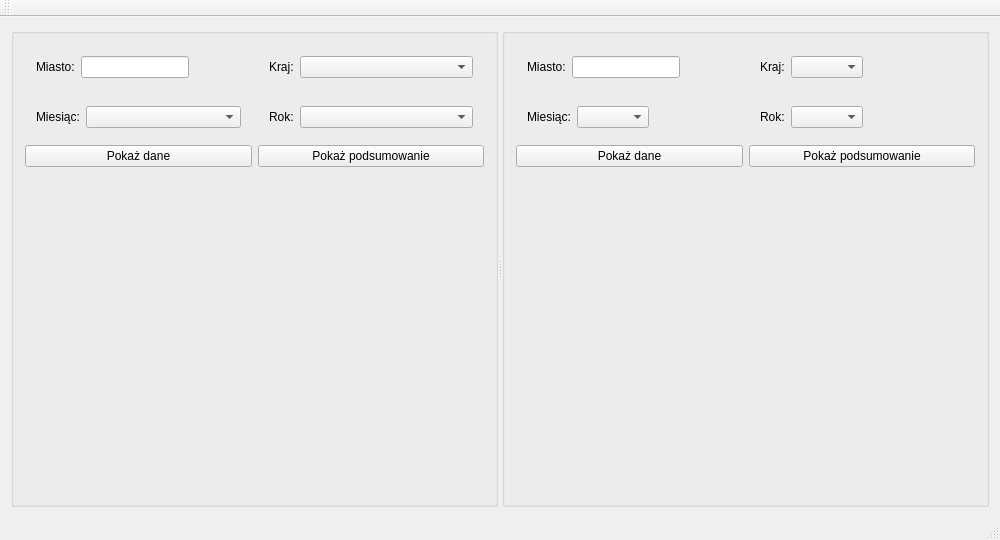
<?xml version="1.0" encoding="UTF-8"?>
<ui version="4.0">
 <class>MainWindow</class>
 <widget class="QMainWindow" name="MainWindow">
  <property name="geometry">
   <rect>
    <x>0</x>
    <y>0</y>
    <width>1000</width>
    <height>540</height>
   </rect>
  </property>
  <property name="minimumSize">
   <size>
    <width>1000</width>
    <height>540</height>
   </size>
  </property>
  <property name="maximumSize">
   <size>
    <width>1000</width>
    <height>540</height>
   </size>
  </property>
  <property name="windowTitle">
   <string>MainWindow</string>
  </property>
  <widget class="QWidget" name="centralWidget">
   <layout class="QVBoxLayout" name="verticalLayout">
    <item>
     <widget class="QSplitter" name="splitter">
      <property name="orientation">
       <enum>Qt::Horizontal</enum>
      </property>
      <widget class="QGroupBox" name="groupBox">
       <property name="title">
        <string/>
       </property>
       <layout class="QGridLayout" name="gridLayout_5">
        <item row="0" column="1">
         <widget class="QWidget" name="widget_3" native="true">
          <property name="sizePolicy">
           <sizepolicy hsizetype="Preferred" vsizetype="Fixed">
            <horstretch>0</horstretch>
            <verstretch>0</verstretch>
           </sizepolicy>
          </property>
          <layout class="QFormLayout" name="formLayout_4">
           <item row="0" column="0">
            <widget class="QLabel" name="label_2">
             <property name="text">
              <string>Kraj:</string>
             </property>
            </widget>
           </item>
           <item row="0" column="1">
            <widget class="QComboBox" name="countryCombo1"/>
           </item>
          </layout>
         </widget>
        </item>
        <item row="0" column="0">
         <widget class="QWidget" name="widget" native="true">
          <property name="sizePolicy">
           <sizepolicy hsizetype="Preferred" vsizetype="Fixed">
            <horstretch>0</horstretch>
            <verstretch>0</verstretch>
           </sizepolicy>
          </property>
          <layout class="QFormLayout" name="formLayout">
           <item row="0" column="0">
            <widget class="QLabel" name="label">
             <property name="text">
              <string>Miasto:</string>
             </property>
            </widget>
           </item>
           <item row="0" column="1">
            <widget class="QLineEdit" name="cityLine1">
             <property name="sizePolicy">
              <sizepolicy hsizetype="Fixed" vsizetype="Fixed">
               <horstretch>0</horstretch>
               <verstretch>0</verstretch>
              </sizepolicy>
             </property>
            </widget>
           </item>
          </layout>
         </widget>
        </item>
        <item row="1" column="1">
         <widget class="QWidget" name="widget_4" native="true">
          <property name="sizePolicy">
           <sizepolicy hsizetype="Preferred" vsizetype="Fixed">
            <horstretch>0</horstretch>
            <verstretch>0</verstretch>
           </sizepolicy>
          </property>
          <layout class="QFormLayout" name="formLayout_3">
           <item row="0" column="0">
            <widget class="QLabel" name="label_4">
             <property name="text">
              <string>Rok:</string>
             </property>
            </widget>
           </item>
           <item row="0" column="1">
            <widget class="QComboBox" name="yearCombo1"/>
           </item>
          </layout>
          <zorder>yearCombo1</zorder>
          <zorder>label_4</zorder>
         </widget>
        </item>
        <item row="1" column="0">
         <widget class="QWidget" name="widget_2" native="true">
          <property name="sizePolicy">
           <sizepolicy hsizetype="Preferred" vsizetype="Fixed">
            <horstretch>0</horstretch>
            <verstretch>0</verstretch>
           </sizepolicy>
          </property>
          <layout class="QFormLayout" name="formLayout_2">
           <item row="0" column="0">
            <widget class="QLabel" name="label_3">
             <property name="text">
              <string>Miesiąc:</string>
             </property>
            </widget>
           </item>
           <item row="0" column="1">
            <widget class="QComboBox" name="monthCombo1"/>
           </item>
          </layout>
         </widget>
        </item>
        <item row="2" column="0">
         <widget class="QPushButton" name="showData1">
          <property name="text">
           <string>Pokaż dane</string>
          </property>
         </widget>
        </item>
        <item row="2" column="1">
         <widget class="QPushButton" name="pushButton1">
          <property name="text">
           <string>Pokaż podsumowanie</string>
          </property>
         </widget>
        </item>
        <item row="3" column="0" colspan="2">
         <widget class="QCustomPlot" name="temp_plot_l" native="true"/>
        </item>
        <item row="4" column="0" colspan="2">
         <widget class="QCustomPlot" name="pressure_plot_l" native="true"/>
        </item>
        <item row="5" column="0" colspan="2">
         <widget class="QCustomPlot" name="downpour_plot_l" native="true"/>
        </item>
       </layout>
      </widget>
      <widget class="QGroupBox" name="groupBox_2">
       <property name="title">
        <string/>
       </property>
       <layout class="QGridLayout" name="gridLayout">
        <item row="5" column="0" colspan="2">
         <widget class="QCustomPlot" name="downpour_plot" native="true"/>
        </item>
        <item row="3" column="0" colspan="2">
         <widget class="QCustomPlot" name="temp_plot" native="true"/>
        </item>
        <item row="1" column="0">
         <widget class="QWidget" name="widget_9" native="true">
          <property name="sizePolicy">
           <sizepolicy hsizetype="Preferred" vsizetype="Fixed">
            <horstretch>0</horstretch>
            <verstretch>0</verstretch>
           </sizepolicy>
          </property>
          <layout class="QFormLayout" name="formLayout_13">
           <property name="fieldGrowthPolicy">
            <enum>QFormLayout::ExpandingFieldsGrow</enum>
           </property>
           <item row="0" column="0">
            <widget class="QLabel" name="label_13">
             <property name="text">
              <string>Miesiąc:</string>
             </property>
            </widget>
           </item>
           <item row="0" column="1">
            <widget class="QComboBox" name="monthCombo2"/>
           </item>
          </layout>
         </widget>
        </item>
        <item row="4" column="0" colspan="2">
         <widget class="QCustomPlot" name="pressure_plot" native="true"/>
        </item>
        <item row="0" column="1">
         <widget class="QWidget" name="widget_11" native="true">
          <property name="sizePolicy">
           <sizepolicy hsizetype="Preferred" vsizetype="Fixed">
            <horstretch>0</horstretch>
            <verstretch>0</verstretch>
           </sizepolicy>
          </property>
          <layout class="QFormLayout" name="formLayout_15">
           <property name="fieldGrowthPolicy">
            <enum>QFormLayout::ExpandingFieldsGrow</enum>
           </property>
           <item row="0" column="0">
            <widget class="QLabel" name="label_15">
             <property name="text">
              <string>Kraj:</string>
             </property>
            </widget>
           </item>
           <item row="0" column="1">
            <widget class="QComboBox" name="countryCombo2"/>
           </item>
          </layout>
         </widget>
        </item>
        <item row="0" column="0">
         <widget class="QWidget" name="widget_12" native="true">
          <property name="sizePolicy">
           <sizepolicy hsizetype="Preferred" vsizetype="Fixed">
            <horstretch>0</horstretch>
            <verstretch>0</verstretch>
           </sizepolicy>
          </property>
          <layout class="QFormLayout" name="formLayout_16">
           <property name="fieldGrowthPolicy">
            <enum>QFormLayout::ExpandingFieldsGrow</enum>
           </property>
           <item row="0" column="0">
            <widget class="QLabel" name="label_16">
             <property name="text">
              <string>Miasto:</string>
             </property>
            </widget>
           </item>
           <item row="0" column="1">
            <widget class="QLineEdit" name="cityLine2">
             <property name="sizePolicy">
              <sizepolicy hsizetype="Fixed" vsizetype="Fixed">
               <horstretch>0</horstretch>
               <verstretch>0</verstretch>
              </sizepolicy>
             </property>
            </widget>
           </item>
          </layout>
         </widget>
        </item>
        <item row="1" column="1">
         <widget class="QWidget" name="widget_10" native="true">
          <layout class="QFormLayout" name="formLayout_14">
           <property name="fieldGrowthPolicy">
            <enum>QFormLayout::ExpandingFieldsGrow</enum>
           </property>
           <item row="0" column="0">
            <widget class="QLabel" name="label_14">
             <property name="text">
              <string>Rok:</string>
             </property>
            </widget>
           </item>
           <item row="0" column="1">
            <widget class="QComboBox" name="yearCombo2"/>
           </item>
          </layout>
         </widget>
        </item>
        <item row="2" column="0">
         <widget class="QPushButton" name="showData2">
          <property name="text">
           <string>Pokaż dane</string>
          </property>
         </widget>
        </item>
        <item row="2" column="1">
         <widget class="QPushButton" name="pushButton">
          <property name="text">
           <string>Pokaż podsumowanie</string>
          </property>
         </widget>
        </item>
       </layout>
      </widget>
     </widget>
    </item>
   </layout>
  </widget>
  <widget class="QMenuBar" name="menuBar">
   <property name="geometry">
    <rect>
     <x>0</x>
     <y>0</y>
     <width>1000</width>
     <height>19</height>
    </rect>
   </property>
  </widget>
  <widget class="QToolBar" name="mainToolBar">
   <attribute name="toolBarArea">
    <enum>TopToolBarArea</enum>
   </attribute>
   <attribute name="toolBarBreak">
    <bool>false</bool>
   </attribute>
  </widget>
  <widget class="QStatusBar" name="statusBar"/>
 </widget>
 <layoutdefault spacing="6" margin="11"/>
 <customwidgets>
  <customwidget>
   <class>QCustomPlot</class>
   <extends>QWidget</extends>
   <header>qcustomplot.h</header>
  </customwidget>
 </customwidgets>
 <resources/>
 <connections/>
</ui>
